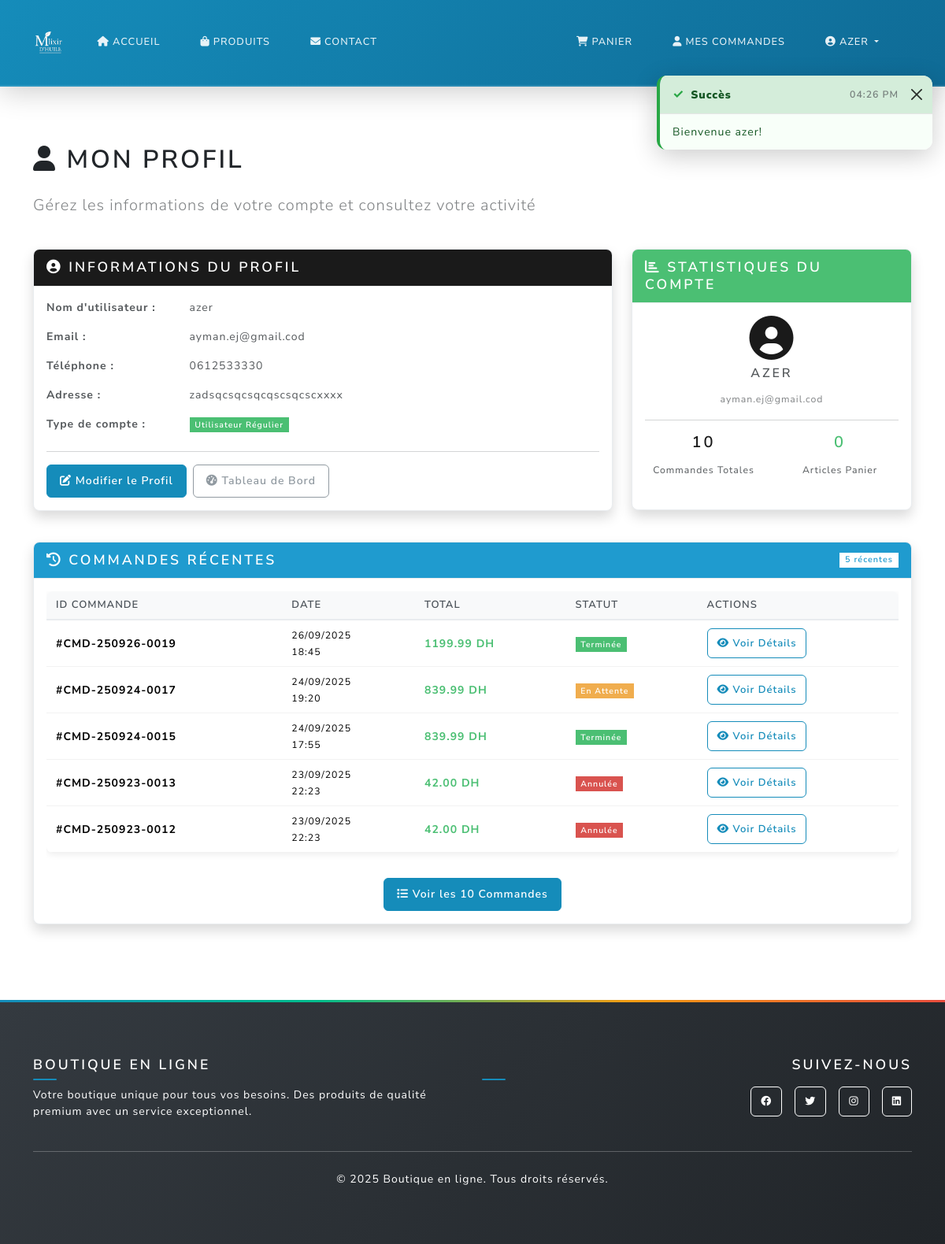
Before: /profile (signed in) with the older database file.
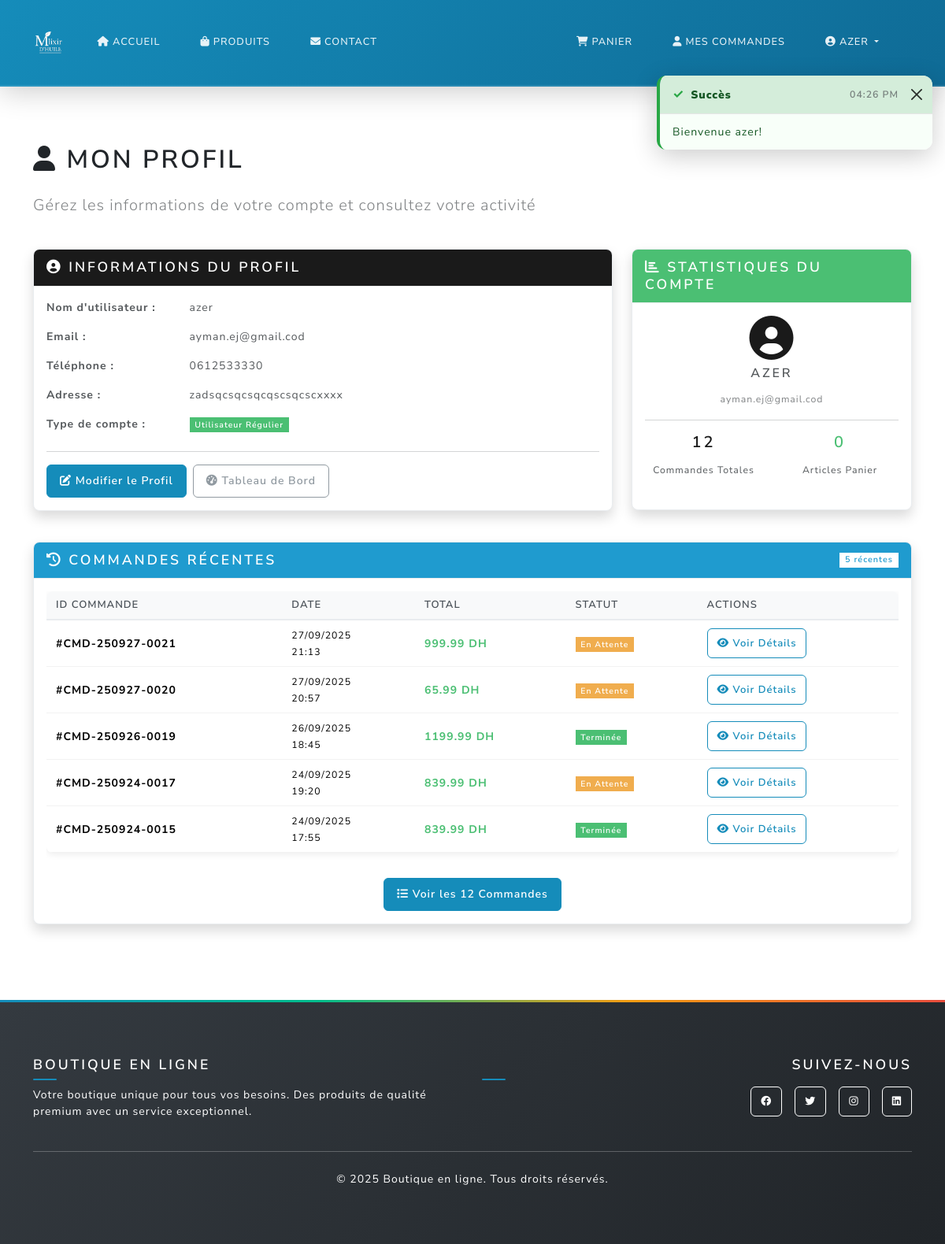
After: the same page with the newer database file.
### main.py (models this page shows, shortened)
class Order(db.Model):
    id = db.Column(db.Integer, primary_key=True)
    user_id = db.Column(db.Integer, db.ForeignKey('user.id'), nullable=False)
    total = db.Column(db.Float, nullable=False)
    status = db.Column(db.String(20), default='pending')
    created_at = db.Column(db.DateTime, default=db.func.current_timestamp())
    @property
    def title(self):
        if self.created_at:
            date_str = self.created_at.strftime('%y%m%d')
            return f"CMD-{date_str}-{str(self.id).zfill(4)}"
        return f"CMD-{str(self.id).zfill(4)}"

### main.py (the view)
@app.route('/profile')
@login_required
def profile():
    orders_count = Order.query.filter_by(user_id=current_user.id).count()
    recent_orders = Order.query.filter_by(user_id=current_user.id)\
        .order_by(Order.created_at.desc()).limit(5).all()
    return render_template('profile.html',
                         user=current_user,
                         orders_count=orders_count,
                         recent_orders=recent_orders)

### main.py (called while the page is built, shortened)
@login_manager.user_loader
def load_user(user_id):
    return User.query.get(int(user_id))

@app.context_processor
def inject_toast_messages():
    toast_message = session.pop('toast_message', None)
    toast_type = session.pop('toast_type', None)
    return {
        'toast_message': toast_message,
        'toast_type': toast_type or 'info'
    }

@app.context_processor
def inject_cart_count():
    if current_user.is_authenticated:
        try:
            from sqlalchemy import inspect
            inspector = inspect(db.engine)
            if 'cart' in inspector.get_table_names():
                cart_count = Cart.query.filter_by(user_id=current_user.id).count()
                cart_total_quantity = db.session.query(db.func.sum(Cart.quantity))\
                    .filter_by(user_id=current_user.id).scalar() or 0
                return {
                    'cart_count': cart_count,
                    'cart_total_quantity': int(cart_total_quantity)
                }
        except Exception:
            pass
    return {'cart_count': 0, 'cart_total_quantity': 0}

def get_shipping_settings():
    settings = ShippingSettings.query.first()
    return settings

### templates/profile.html (shortened to what the changed rows need)
{% extends "base.html" %}
{% block content %}
<div class="container py-4">
  <div class="row">
    <div class="col-12">
      <h1 class="mb-4"><i class="fas fa-user"></i> Mon Profil</h1>
    </div>
  </div>
  <div class="row mb-4">
    <div class="col-md-4">
      <div class="card shadow">
        <div class="card-body">
          <div class="row text-center">
            <div class="col-6">
              <h4 class="text-primary">{{ orders_count|default(0) }}</h4>
              <small>Commandes Totales</small>
            </div>
          </div>
        </div>
      </div>
    </div>
  </div>
  <div class="row">
    <div class="col-12">
      <div class="card shadow">
        <div class="card-body">
          {% if recent_orders %}
          <div class="table-responsive">
            <table class="table table-hover">
              <thead>
                <tr>
                  <th>ID Commande</th>
                  <th>Date</th>
                  <th>Total</th>
                  <th>Statut</th>
                  <th>Actions</th>
                </tr>
              </thead>
              <tbody>
                {% for order in recent_orders %}
                <tr>
                  <td><strong>#{{ order.title }}</strong></td>
                  <td>
                    <small>
                      {{ order.created_at.strftime('%d/%m/%Y') if order.created_at else 'N/A' }}<br>
                      {{ order.created_at.strftime('%H:%M') if order.created_at else '' }}
                    </small>
                  </td>
                  <td><strong class="text-success">{{ "%.2f"|format(order.total) }} DH</strong></td>
                  <td>
                    {% if order.status == 'pending' %}
                      <span class="badge bg-warning">En Attente</span>
                    {% elif order.status == 'processing' %}
                      <span class="badge bg-info">En Cours</span>
                    {% elif order.status == 'shipped' %}
                      <span class="badge bg-primary">Expédiée</span>
                    {% elif order.status == 'delivered' %}
                      <span class="badge bg-success">Livrée</span>
                    {% elif order.status == 'completed' %}
                      <span class="badge bg-success">Terminée</span>
                    {% elif order.status == 'cancelled' %}
                      <span class="badge bg-danger">Annulée</span>
                    {% else %}
                      <span class="badge bg-secondary">{{ order.status.title() }}</span>
                    {% endif %}
                  </td>
                  <td>
                    <a href="{{ url_for('order_detail', order_id=order.id) }}"
                       class="btn btn-sm btn-outline-primary">
                      <i class="fas fa-eye"></i> Voir Détails
                    </a>
                  </td>
                </tr>
                {% endfor %}
              </tbody>
            </table>
          </div>
          {% if orders_count > 5 %}
          <div class="text-center mt-3">
            <a href="{{ url_for('dashboard') }}" class="btn btn-primary">
              <i class="fas fa-list"></i> Voir les {{ orders_count }} Commandes
            </a>
          </div>
          {% endif %}
          {% endif %}
        </div>
      </div>
    </div>
  </div>
</div>
{% endblock %}

Changed rows visible on the page:
no longer on this page (row unchanged): Order: title "CMD-250923-0013", created_at "23/09/2025", created_at "22:23", total "42.00", status "Annulée"
no longer on this page (row unchanged): Order: title "CMD-250923-0012", created_at "23/09/2025", created_at "22:23", total "42.00", status "Annulée"
added Order: title "CMD-250927-0021", created_at "27/09/2025", created_at "21:13", total "999.99", status "En Attente"
added Order: title "CMD-250927-0020", created_at "27/09/2025", created_at "20:57", total "65.99", status "En Attente"
Other visible differences:
{{ orders_count|default(0) }}: "10" → "12"
{{ orders_count }}: "10" → "12"
